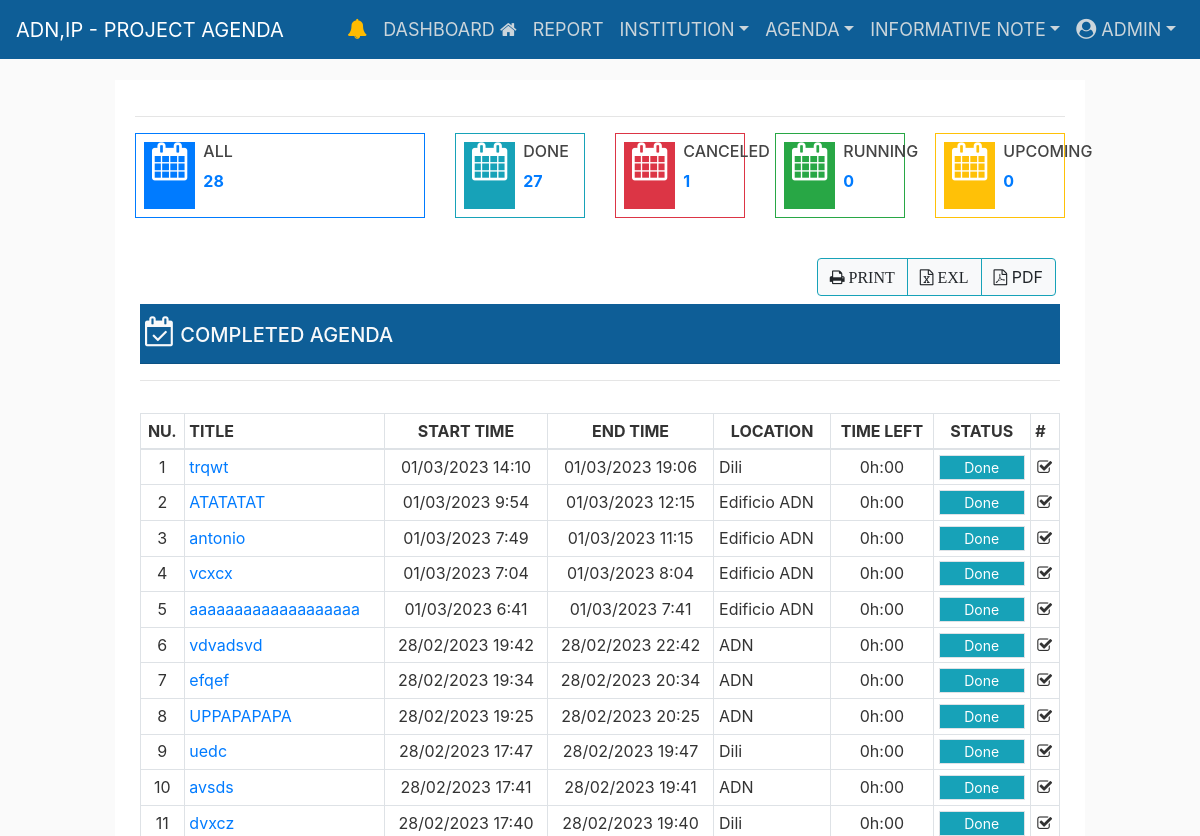
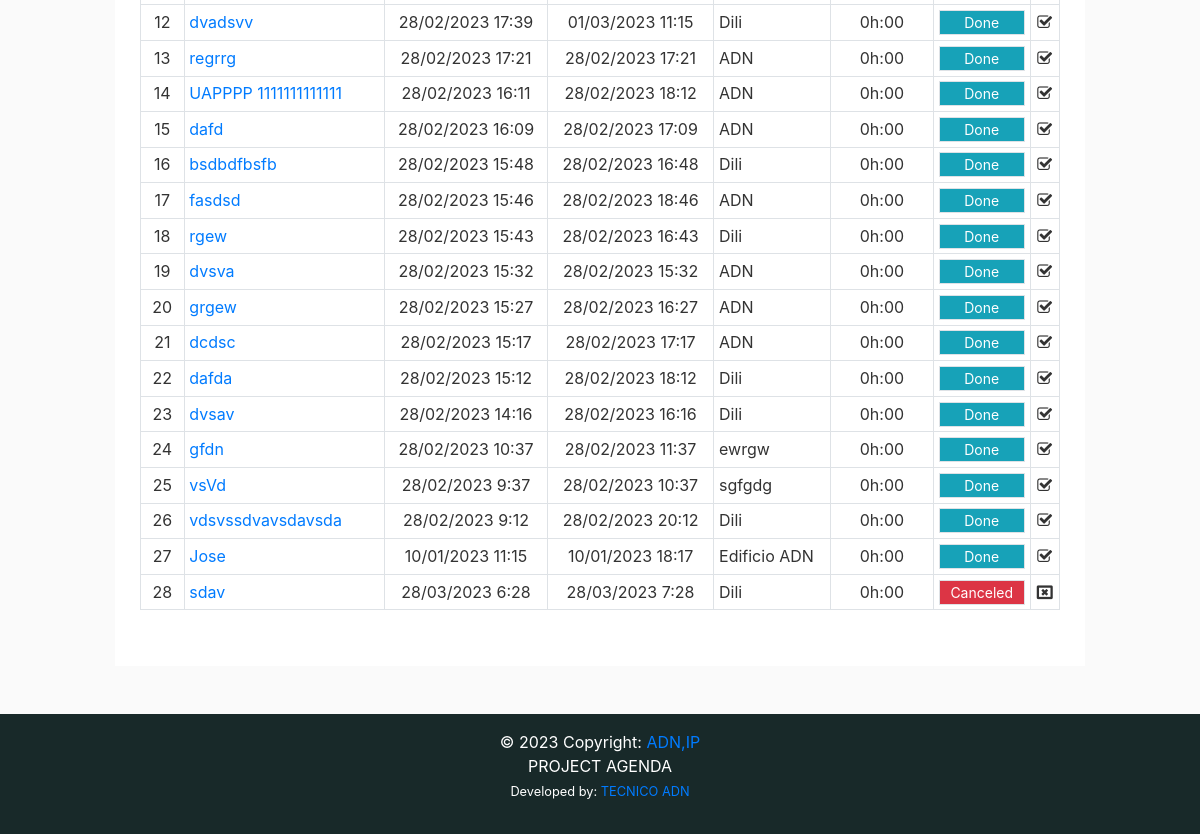
/completed-agenda/ (signed in), run on an earlier commit of the app's database (2 pictures, top to bottom).
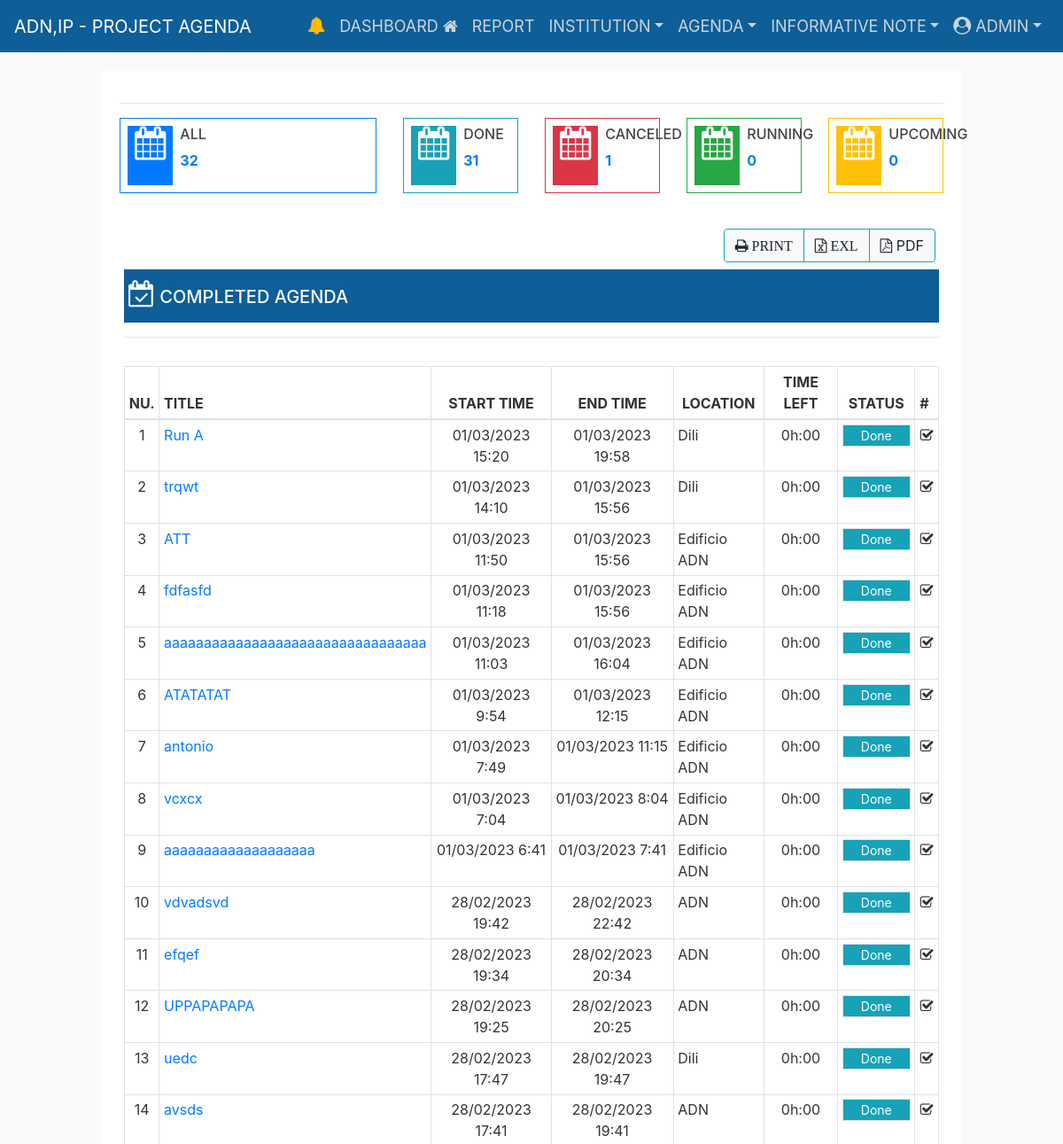
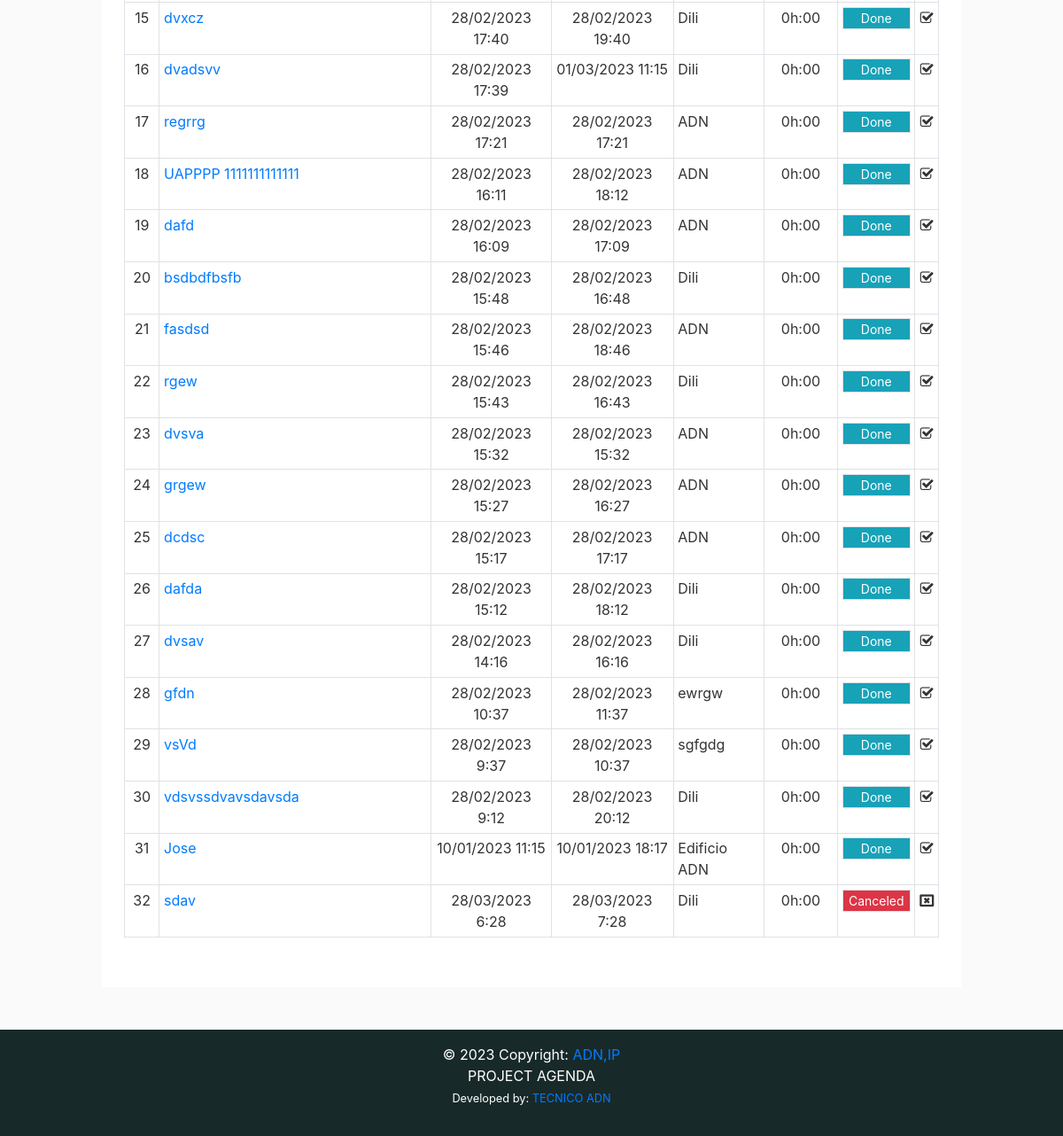
And on a later commit of the database (2 pictures, top to bottom).
### eventapps/event/models.py (models this page shows, shortened)
class Agenda(models.Model):
    user = models.ForeignKey(
        User, on_delete=models.CASCADE, related_name="agenda")
    title = models.CharField(
        max_length=255, unique=True, verbose_name='Agenda')
    title_slug = models.SlugField(
        max_length=255, null=False, unique=True, verbose_name='Title-Slug')
    catagenda = models.ForeignKey(
        CatAgenda, on_delete=models.CASCADE, related_name="agenda", verbose_name="Category Agenda")
    institution = models.ForeignKey(
        Institution, on_delete=models.CASCADE, related_name="agenda", verbose_name="Institution")
    start_time = models.DateTimeField()
    end_time = models.DateTimeField()
    location = models.CharField(max_length=255, null=False, blank=True)
    observation = models.TextField(null=False, blank=True)
    is_cancel = models.BooleanField(default=False)
    is_active = models.BooleanField(default=True)
    STATUS = (
        ('Pending', 'Pending'),
        ('Read', 'Read'),
    )
    status = models.CharField(max_length=20, choices=STATUS)
    created_at = models.DateTimeField(auto_now_add=True)
    updated_at = models.DateTimeField(auto_now=True)
    class Meta:
        verbose_name_plural = ("Agenda")
        ordering = ('-start_time', )

### eventapps/event/views.py (the view)
# urls.py: path('completed-agenda/', views.completedAgenda_list,
@login_required(login_url="/login/")
def completedAgenda_list(request):
    context = {
    }
    return render(request, 'event/completed_agenda.html', context)

### eventapps/templates/event/completed_agenda.html (shortened to what the changed rows need)
{% extends "layouts/base.html" %}
{% load static %}
{% load mathfilters %}
{% block content %}
<div class="row d-flex justify-content-center ">
  <div class="col-sm-12">
    <div class="border-info shadow-lg bg-white">
      <div class="card-body">
        <div class="row">
          <div class="col-md-6 col-lg-4">
            <div class="widget-small border border-primary d-flex justify-content-left p-2">
              <div class="pl-2">
                <a href="{%url 'completedAgenda_list' %}">
                  <p><b>{{ agenda_count }}</b></p>
                </a>
              </div>
            </div>
          </div>
          <div class="col-md-6 col-lg-2">
            <div class="widget-small border border-info d-flex justify-content-left p-2">
              <div class="pl-2">
                <a href="{%url 'concludedAgenda_list' %}">
                  <p><b>{{ concluded_agenda_count }}</b></p>
                </a>
              </div>
            </div>
          </div>
          <div class="col-md-12 pt-3">
            <div class="row">
              <div class="card-body">
                <section id='no-more-tables' class="pt-3">
                  <table class="table table-bordered table-sm" id="example" width="100%" cellspacing="0">
                    <thead>
                      <tr>
                        <th class="text-center">NU.</th>
                        <th>TITLE</th>
                        <th class="text-center">START TIME</th>
                        <th class="text-center">END TIME</th>
                        <th class="text-center">LOCATION</th>
                        <th class="text-center">TIME LEFT</th>
                        <th class="text-center">STATUS</th>
                        <th>#</th>
                      </tr>
                    </thead>
                    <tbody>
                      {% for obj in agenda_list_home %}
                      {% if obj.is_cancel == False %}
                      <tr>
                        <td class="text-center">{{ forloop.counter }}</td>
                        {% if obj.start_time > current_datetime %}
                        <td data-title="Title">
                          <a href="{% url 'upcomingAgenda_list_detail' title_slug=obj.title_slug %}"
                            class="float-left">{{obj.title }}</a>
                        </td>
                        <td style="text-align:center;">{{obj.start_time|date:"d/m/Y G:i" }}
                        </td>
                        <td style="text-align:center;">{{ obj.end_time|date:"d/m/Y G:i" }}</td>
                        <td>{{ obj.location }} </td>
                        {% with res=obj.start_time|sub:current_datetime %}
                        <td class='text-center'> {{res}}
                          {% endwith %}
                        </td>
                        <td><button style="font-size:14px;" class="bg-warning text-white border w-100">Upcoming</button>
                        </td>
                        <td class="text-center"><i class="fa fa-square-o"></i></td>
                          {% elif obj.end_time < current_datetime %} <td data-title="Title">
                            <a href="{% url 'concludedAgenda_list_detail' title_slug=obj.title_slug %}"
                              class="float-left">
                              {{obj.title }}</a>
                            </td>
                            <td style="text-align:center;">{{obj.start_time|date:"d/m/Y G:i" }}</td>
                            <td style="text-align:center;">{{ obj.end_time|date:"d/m/Y G:i" }}</td>
                            <td>{{ obj.location }} </td>
                            <td class='text-center'>0h:00</td>
                            <td class="text-center">
                              <button style="font-size:14px;" class="bg-info text-white border w-100">Done </button>
                            </td>
                            <td class='text-center'><i class="fa fa-check-square-o"></i>
                            </td>
                            {% endif %}
                            {% else%}
                            <td class='text-center'>{{ forloop.counter }}</td>
                            <td data-title="Title">
                              <a href="{% url 'canceledAgenda_list_detail' title_slug=obj.title_slug %}"
                                class="float-left">
                                {{obj.title }}</a>
                            </td>
                            <td style="text-align:center;">{{obj.start_time|date:"d/m/Y G:i" }}
                            </td>
                            <td style="text-align:center;">{{ obj.end_time|date:"d/m/Y G:i" }}</td>
                            <td>{{ obj.location }} </td>
                            <td class='text-center'>0h:00</td>
                            <td data-title="end time">
                              <button style="font-size:14px;" class="bg-danger text-white border w-100">Canceled
                              </button>
                            </td>
                            <td class="text-center"><i class="fa fa-times-rectangle-o"></i>
                            </td>
                            {% endif %}
                      </tr>
                      {% endfor %}
                    </tbody>
                  </table>
                </section>
              </div>
            </div>
          </div>
        </div>
      </div>
    </div>
  </div>
  {% endblock %}

What changed in the data, as far as the page shows it:
added Agenda: title "Run A", start_time "01/03/2023 15:20", end_time "01/03/2023 19:58", location "Dili"
changed Agenda "trqwt": end_time "01/03/2023 19:06" → "01/03/2023 15:56"
added Agenda: title "ATT", start_time "01/03/2023 11:50", end_time "01/03/2023 15:56", location "Edificio ADN"
added Agenda: title "fdfasfd", start_time "01/03/2023 11:18", end_time "01/03/2023 15:56", location "Edificio ADN"
added Agenda: title "aaaaaaaaaaaaaaaaaaaaaaaaaaaaaaaaa", start_time "01/03/2023 11:03", end_time "01/03/2023 16:04", location "Edificio ADN"
Also different on the page:
{{ agenda_count }}: "28" → "32"
{{ concluded_agenda_count }}: "27" → "31"
